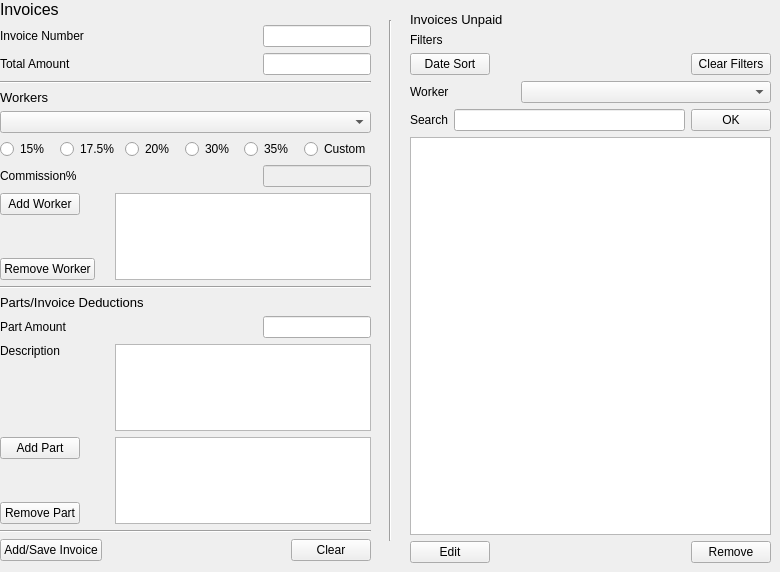
      <widget class="QWidget" name="tab_4">
       <attribute name="title">
        <string>Invoices</string>
       </attribute>
       <widget class="Line" name="line_4">
        <property name="geometry">
         <rect>
          <x>380</x>
          <y>20</y>
          <width>20</width>
          <height>521</height>
         </rect>
        </property>
        <property name="orientation">
         <enum>Qt::Vertical</enum>
        </property>
       </widget>
       <widget class="QWidget" name="layoutWidget">
        <property name="geometry">
         <rect>
          <x>0</x>
          <y>0</y>
          <width>371</width>
          <height>561</height>
         </rect>
        </property>
        <layout class="QVBoxLayout" name="verticalLayout_17">
         <item>
          <layout class="QVBoxLayout" name="verticalLayout_16">
           <item>
            <widget class="QLabel" name="label_9">
             <property name="font">
              <font>
               <pointsize>12</pointsize>
              </font>
             </property>
             <property name="text">
              <string>Invoices</string>
             </property>
            </widget>
           </item>
           <item>
            <layout class="QHBoxLayout" name="horizontalLayout">
             <item>
              <widget class="QLabel" name="label_10">
               <property name="text">
                <string>Invoice Number</string>
               </property>
              </widget>
             </item>
             <item alignment="Qt::AlignRight">
              <widget class="QLineEdit" name="lineEdit">
               <property name="sizePolicy">
                <sizepolicy hsizetype="Expanding" vsizetype="Minimum">
                 <horstretch>0</horstretch>
                 <verstretch>0</verstretch>
                </sizepolicy>
               </property>
              </widget>
             </item>
            </layout>
           </item>
           <item>
            <layout class="QHBoxLayout" name="horizontalLayout_11">
             <item>
              <widget class="QLabel" name="label_11">
               <property name="text">
                <string>Total Amount</string>
               </property>
              </widget>
             </item>
             <item alignment="Qt::AlignRight">
              <widget class="QLineEdit" name="lineEdit_2">
               <property name="sizePolicy">
                <sizepolicy hsizetype="Expanding" vsizetype="Fixed">
                 <horstretch>0</horstretch>
                 <verstretch>0</verstretch>
                </sizepolicy>
               </property>
              </widget>
             </item>
            </layout>
           </item>
           <item>
            <widget class="Line" name="line_7">
             <property name="orientation">
              <enum>Qt::Horizontal</enum>
             </property>
            </widget>
           </item>
           <item>
            <widget class="QLabel" name="label_12">
             <property name="font">
              <font>
               <pointsize>10</pointsize>
              </font>
             </property>
             <property name="text">
              <string>Workers</string>
             </property>
            </widget>
           </item>
           <item>
            <widget class="QComboBox" name="comboBox">
             <property name="sizePolicy">
              <sizepolicy hsizetype="Expanding" vsizetype="Fixed">
               <horstretch>0</horstretch>
               <verstretch>0</verstretch>
              </sizepolicy>
             </property>
             <property name="minimumSize">
              <size>
               <width>0</width>
               <height>0</height>
              </size>
             </property>
            </widget>
           </item>
           <item>
            <layout class="QHBoxLayout" name="horizontalLayout_9">
             <item>
              <widget class="QRadioButton" name="radioButton">
               <property name="text">
                <string>15%</string>
               </property>
               <property name="autoExclusive">
                <bool>true</bool>
               </property>
              </widget>
             </item>
             <item>
              <widget class="QRadioButton" name="radioButton_2">
               <property name="text">
                <string>17.5%</string>
               </property>
              </widget>
             </item>
             <item>
              <widget class="QRadioButton" name="radioButton_3">
               <property name="text">
                <string>20%</string>
               </property>
              </widget>
             </item>
             <item>
              <widget class="QRadioButton" name="radioButton_4">
               <property name="text">
                <string>30%</string>
               </property>
              </widget>
             </item>
             <item>
              <widget class="QRadioButton" name="radioButton_5">
               <property name="text">
                <string>35%</string>
               </property>
              </widget>
             </item>
             <item>
              <widget class="QRadioButton" name="radioButton_6">
               <property name="text">
                <string>Custom</string>
               </property>
              </widget>
             </item>
            </layout>
           </item>
           <item>
            <layout class="QHBoxLayout" name="horizontalLayout_16">
             <item>
              <widget class="QLabel" name="label_16">
               <property name="text">
                <string>Commission%</string>
               </property>
              </widget>
             </item>
             <item alignment="Qt::AlignRight">
              <widget class="QLineEdit" name="lineEdit_3">
               <property name="enabled">
                <bool>false</bool>
               </property>
              </widget>
             </item>
            </layout>
           </item>
           <item>
            <layout class="QHBoxLayout" name="horizontalLayout_10">
             <item>
              <layout class="QVBoxLayout" name="verticalLayout_7">
               <item alignment="Qt::AlignTop">
                <widget class="QPushButton" name="pushButton_6">
                 <property name="sizePolicy">
                  <sizepolicy hsizetype="Fixed" vsizetype="Fixed">
                   <horstretch>0</horstretch>
                   <verstretch>0</verstretch>
                  </sizepolicy>
                 </property>
                 <property name="minimumSize">
                  <size>
                   <width>0</width>
                   <height>0</height>
                  </size>
                 </property>
                 <property name="text">
                  <string>Add Worker</string>
                 </property>
                </widget>
               </item>
               <item alignment="Qt::AlignBottom">
                <widget class="QPushButton" name="pushButton_10">
                 <property name="sizePolicy">
                  <sizepolicy hsizetype="Fixed" vsizetype="Fixed">
                   <horstretch>0</horstretch>
                   <verstretch>0</verstretch>
                  </sizepolicy>
                 </property>
                 <property name="text">
                  <string>Remove Worker</string>
                 </property>
                </widget>
               </item>
              </layout>
             </item>
             <item alignment="Qt::AlignRight">
              <widget class="QListWidget" name="listWidget_2"/>
             </item>
            </layout>
           </item>
           <item>
            <widget class="Line" name="line_8">
             <property name="orientation">
              <enum>Qt::Horizontal</enum>
             </property>
            </widget>
           </item>
           <item>
            <widget class="QLabel" name="label_13">
             <property name="font">
              <font>
               <pointsize>10</pointsize>
              </font>
             </property>
             <property name="text">
              <string>Parts/Invoice Deductions</string>
             </property>
            </widget>
           </item>
           <item>
            <layout class="QHBoxLayout" name="horizontalLayout_13">
             <item>
              <widget class="QLabel" name="label_15">
               <property name="text">
                <string>Part Amount</string>
               </property>
              </widget>
             </item>
             <item alignment="Qt::AlignRight">
              <widget class="QLineEdit" name="lineEdit_4">
               <property name="sizePolicy">
                <sizepolicy hsizetype="Expanding" vsizetype="Fixed">
                 <horstretch>0</horstretch>
                 <verstretch>0</verstretch>
                </sizepolicy>
               </property>
              </widget>
             </item>
            </layout>
           </item>
           <item>
            <layout class="QHBoxLayout" name="horizontalLayout_14">
             <item alignment="Qt::AlignTop">
              <widget class="QLabel" name="label_14">
               <property name="text">
                <string>Description</string>
               </property>
              </widget>
             </item>
             <item alignment="Qt::AlignRight">
              <widget class="QTextEdit" name="textEdit">
               <property name="tabChangesFocus">
                <bool>true</bool>
               </property>
              </widget>
             </item>
            </layout>
           </item>
           <item>
            <layout class="QHBoxLayout" name="horizontalLayout_15">
             <item>
              <layout class="QVBoxLayout" name="verticalLayout_11">
               <item alignment="Qt::AlignTop">
                <widget class="QPushButton" name="pushButton_7">
                 <property name="sizePolicy">
                  <sizepolicy hsizetype="Fixed" vsizetype="Fixed">
                   <horstretch>0</horstretch>
                   <verstretch>0</verstretch>
                  </sizepolicy>
                 </property>
                 <property name="text">
                  <string>Add Part</string>
                 </property>
                </widget>
               </item>
               <item alignment="Qt::AlignBottom">
                <widget class="QPushButton" name="pushButton_11">
                 <property name="sizePolicy">
                  <sizepolicy hsizetype="Fixed" vsizetype="Fixed">
                   <horstretch>0</horstretch>
                   <verstretch>0</verstretch>
                  </sizepolicy>
                 </property>
                 <property name="text">
                  <string>Remove Part</string>
                 </property>
                </widget>
               </item>
              </layout>
             </item>
             <item alignment="Qt::AlignRight">
              <widget class="QListWidget" name="listWidget_3"/>
             </item>
            </layout>
           </item>
          </layout>
         </item>
         <item>
          <layout class="QVBoxLayout" name="verticalLayout_6">
           <item>
            <widget class="Line" name="line_3">
             <property name="orientation">
              <enum>Qt::Horizontal</enum>
             </property>
            </widget>
           </item>
           <item>
            <layout class="QHBoxLayout" name="horizontalLayout_20">
             <item alignment="Qt::AlignLeft">
              <widget class="QPushButton" name="pushButton_12">
               <property name="styleSheet">
                <string notr="true"/>
               </property>
               <property name="text">
                <string>Add/Save Invoice</string>
               </property>
              </widget>
             </item>
             <item alignment="Qt::AlignRight">
              <widget class="QPushButton" name="pushButton_13">
               <property name="text">
                <string>Clear</string>
               </property>
              </widget>
             </item>
            </layout>
           </item>
          </layout>
         </item>
        </layout>
       </widget>
       <widget class="QWidget" name="layoutWidget">
        <property name="geometry">
         <rect>
          <x>410</x>
          <y>12</y>
          <width>361</width>
          <height>551</height>
         </rect>
        </property>
        <layout class="QVBoxLayout" name="verticalLayout">
         <item>
          <widget class="QLabel" name="label_17">
           <property name="font">
            <font>
             <pointsize>10</pointsize>
            </font>
           </property>
           <property name="text">
            <string>Invoices Unpaid</string>
           </property>
          </widget>
         </item>
         <item>
          <widget class="QLabel" name="label_41">
           <property name="text">
            <string>Filters</string>
           </property>
          </widget>
         </item>
         <item>
          <layout class="QHBoxLayout" name="horizontalLayout_24">
           <item alignment="Qt::AlignLeft">
            <widget class="QPushButton" name="pushButton_25">
             <property name="text">
              <string>Date Sort</string>
             </property>
            </widget>
           </item>
           <item alignment="Qt::AlignRight">
            <widget class="QPushButton" name="pushButton_24">
             <property name="text">
              <string>Clear Filters</string>
             </property>
            </widget>
           </item>
          </layout>
         </item>
         <item>
          <layout class="QHBoxLayout" name="horizontalLayout_31">
           <item>
            <widget class="QLabel" name="label_40">
             <property name="text">
              <string>Worker</string>
             </property>
            </widget>
           </item>
           <item>
            <widget class="QComboBox" name="comboBox_4">
             <property name="minimumSize">
              <size>
               <width>250</width>
               <height>0</height>
              </size>
             </property>
            </widget>
           </item>
          </layout>
         </item>
         <item>
          <layout class="QHBoxLayout" name="horizontalLayout_2">
           <item>
            <widget class="QLabel" name="label_39">
             <property name="text">
              <string>Search</string>
             </property>
            </widget>
           </item>
           <item>
            <widget class="QLineEdit" name="lineEdit_11">
             <property name="minimumSize">
              <size>
               <width>0</width>
               <height>0</height>
              </size>
             </property>
            </widget>
           </item>
           <item alignment="Qt::AlignRight">
            <widget class="QPushButton" name="pushButton_23">
             <property name="text">
              <string>OK</string>
             </property>
            </widget>
           </item>
          </layout>
         </item>
         <item>
          <widget class="QListWidget" name="listWidget">
           <property name="sizePolicy">
            <sizepolicy hsizetype="Expanding" vsizetype="Expanding">
             <horstretch>0</horstretch>
             <verstretch>0</verstretch>
            </sizepolicy>
           </property>
           <property name="minimumSize">
            <size>
             <width>300</width>
             <height>0</height>
            </size>
           </property>
          </widget>
         </item>
         <item>
          <layout class="QHBoxLayout" name="horizontalLayout_12">
           <item alignment="Qt::AlignLeft">
            <widget class="QPushButton" name="pushButton_8">
             <property name="text">
              <string>Edit</string>
             </property>
            </widget>
           </item>
           <item alignment="Qt::AlignRight">
            <widget class="QPushButton" name="pushButton_9">
             <property name="text">
              <string>Remove</string>
             </property>
            </widget>
           </item>
          </layout>
         </item>
        </layout>
       </widget>
      </widget>
